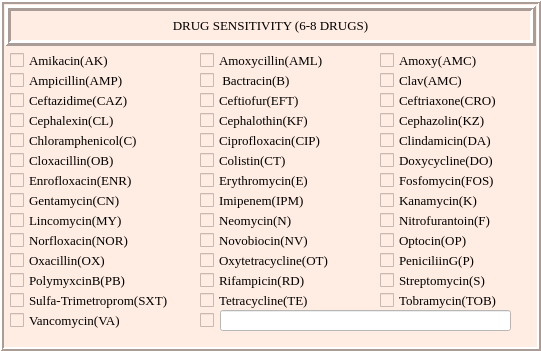
   <widget class="QFrame" name="drug_sensitivity_frame">
    <property name="geometry">
     <rect>
      <x>250</x>
      <y>0</y>
      <width>541</width>
      <height>351</height>
     </rect>
    </property>
    <property name="font">
     <font>
      <family>Times New Roman</family>
      <pointsize>10</pointsize>
     </font>
    </property>
    <property name="styleSheet">
     <string notr="true">background:rgb(255, 236, 226)</string>
    </property>
    <property name="frameShape">
     <enum>QFrame::Box</enum>
    </property>
    <property name="frameShadow">
     <enum>QFrame::Raised</enum>
    </property>
    <property name="lineWidth">
     <number>2</number>
    </property>
    <widget class="QLabel" name="drug_sensitivity_label">
     <property name="geometry">
      <rect>
       <x>5</x>
       <y>5</y>
       <width>531</width>
       <height>41</height>
      </rect>
     </property>
     <property name="font">
      <font>
       <family>Times New Roman</family>
       <pointsize>10</pointsize>
      </font>
     </property>
     <property name="frameShape">
      <enum>QFrame::Box</enum>
     </property>
     <property name="frameShadow">
      <enum>QFrame::Raised</enum>
     </property>
     <property name="lineWidth">
      <number>3</number>
     </property>
     <property name="text">
      <string>DRUG SENSITIVITY (6-8 DRUGS)</string>
     </property>
     <property name="alignment">
      <set>Qt::AlignCenter</set>
     </property>
    </widget>
    <widget class="QCheckBox" name="amikacin_AK_checkBox">
     <property name="geometry">
      <rect>
       <x>10</x>
       <y>50</y>
       <width>121</width>
       <height>21</height>
      </rect>
     </property>
     <property name="font">
      <font>
       <family>Times New Roman</family>
       <pointsize>10</pointsize>
      </font>
     </property>
     <property name="text">
      <string>Amikacin(AK)</string>
     </property>
    </widget>
    <widget class="QCheckBox" name="Amoxycillin_AML_checkBox">
     <property name="geometry">
      <rect>
       <x>200</x>
       <y>50</y>
       <width>131</width>
       <height>21</height>
      </rect>
     </property>
     <property name="font">
      <font>
       <family>Times New Roman</family>
       <pointsize>10</pointsize>
      </font>
     </property>
     <property name="text">
      <string>Amoxycillin(AML)</string>
     </property>
    </widget>
    <widget class="QCheckBox" name="Amoxy_AMC_checkBox">
     <property name="geometry">
      <rect>
       <x>380</x>
       <y>50</y>
       <width>141</width>
       <height>21</height>
      </rect>
     </property>
     <property name="font">
      <font>
       <family>Times New Roman</family>
       <pointsize>10</pointsize>
      </font>
     </property>
     <property name="text">
      <string>Amoxy(AMC)</string>
     </property>
    </widget>
    <widget class="QCheckBox" name="Ampicillin_AMP_checkBox">
     <property name="geometry">
      <rect>
       <x>10</x>
       <y>70</y>
       <width>121</width>
       <height>21</height>
      </rect>
     </property>
     <property name="font">
      <font>
       <family>Times New Roman</family>
       <pointsize>10</pointsize>
      </font>
     </property>
     <property name="text">
      <string>Ampicillin(AMP)</string>
     </property>
    </widget>
    <widget class="QCheckBox" name="Bactracin_B_checkBox">
     <property name="geometry">
      <rect>
       <x>200</x>
       <y>70</y>
       <width>111</width>
       <height>21</height>
      </rect>
     </property>
     <property name="font">
      <font>
       <family>Times New Roman</family>
       <pointsize>10</pointsize>
      </font>
     </property>
     <property name="text">
      <string> Bactracin(B)</string>
     </property>
    </widget>
    <widget class="QCheckBox" name="Clav_AMC_checkBox">
     <property name="geometry">
      <rect>
       <x>380</x>
       <y>70</y>
       <width>141</width>
       <height>21</height>
      </rect>
     </property>
     <property name="font">
      <font>
       <family>Times New Roman</family>
       <pointsize>10</pointsize>
      </font>
     </property>
     <property name="text">
      <string>Clav(AMC)</string>
     </property>
    </widget>
    <widget class="QCheckBox" name="Ceftazidime_CAZ_checkBox">
     <property name="geometry">
      <rect>
       <x>10</x>
       <y>90</y>
       <width>131</width>
       <height>21</height>
      </rect>
     </property>
     <property name="font">
      <font>
       <family>Times New Roman</family>
       <pointsize>10</pointsize>
      </font>
     </property>
     <property name="text">
      <string>Ceftazidime(CAZ)</string>
     </property>
    </widget>
    <widget class="QCheckBox" name="Ceftiofur_EFT_checkBox">
     <property name="geometry">
      <rect>
       <x>200</x>
       <y>90</y>
       <width>121</width>
       <height>21</height>
      </rect>
     </property>
     <property name="font">
      <font>
       <family>Times New Roman</family>
       <pointsize>10</pointsize>
      </font>
     </property>
     <property name="text">
      <string>Ceftiofur(EFT)</string>
     </property>
    </widget>
    <widget class="QCheckBox" name="Ceftriaxone_cro_checkBox">
     <property name="geometry">
      <rect>
       <x>380</x>
       <y>90</y>
       <width>151</width>
       <height>21</height>
      </rect>
     </property>
     <property name="font">
      <font>
       <family>Times New Roman</family>
       <pointsize>10</pointsize>
      </font>
     </property>
     <property name="text">
      <string>Ceftriaxone(CRO)</string>
     </property>
    </widget>
    <widget class="QCheckBox" name="Cephalexin_CL_checkBox">
     <property name="geometry">
      <rect>
       <x>10</x>
       <y>110</y>
       <width>121</width>
       <height>21</height>
      </rect>
     </property>
     <property name="font">
      <font>
       <family>Times New Roman</family>
       <pointsize>10</pointsize>
      </font>
     </property>
     <property name="text">
      <string>Cephalexin(CL)</string>
     </property>
    </widget>
    <widget class="QCheckBox" name="Cephalothin_KF_checkBox">
     <property name="geometry">
      <rect>
       <x>200</x>
       <y>110</y>
       <width>131</width>
       <height>21</height>
      </rect>
     </property>
     <property name="font">
      <font>
       <family>Times New Roman</family>
       <pointsize>10</pointsize>
      </font>
     </property>
     <property name="text">
      <string>Cephalothin(KF)</string>
     </property>
    </widget>
    <widget class="QCheckBox" name="Cephazolin_KZ_checkBox">
     <property name="geometry">
      <rect>
       <x>380</x>
       <y>110</y>
       <width>141</width>
       <height>21</height>
      </rect>
     </property>
     <property name="font">
      <font>
       <family>Times New Roman</family>
       <pointsize>10</pointsize>
      </font>
     </property>
     <property name="text">
      <string>Cephazolin(KZ)</string>
     </property>
    </widget>
    <widget class="QCheckBox" name="Chloramphenicol_C_checkBox">
     <property name="geometry">
      <rect>
       <x>10</x>
       <y>130</y>
       <width>151</width>
       <height>21</height>
      </rect>
     </property>
     <property name="font">
      <font>
       <family>Times New Roman</family>
       <pointsize>10</pointsize>
      </font>
     </property>
     <property name="text">
      <string>Chloramphenicol(C)</string>
     </property>
    </widget>
    <widget class="QCheckBox" name="Ciprofloxacin_CIP_checkBox">
     <property name="geometry">
      <rect>
       <x>200</x>
       <y>130</y>
       <width>131</width>
       <height>21</height>
      </rect>
     </property>
     <property name="font">
      <font>
       <family>Times New Roman</family>
       <pointsize>10</pointsize>
      </font>
     </property>
     <property name="text">
      <string>Ciprofloxacin(CIP)</string>
     </property>
    </widget>
    <widget class="QCheckBox" name="Clindamicin_DA_checkBox">
     <property name="geometry">
      <rect>
       <x>380</x>
       <y>130</y>
       <width>151</width>
       <height>21</height>
      </rect>
     </property>
     <property name="font">
      <font>
       <family>Times New Roman</family>
       <pointsize>10</pointsize>
      </font>
     </property>
     <property name="text">
      <string>Clindamicin(DA)</string>
     </property>
    </widget>
    <widget class="QCheckBox" name="Cloxacillin_OB_checkBox">
     <property name="geometry">
      <rect>
       <x>10</x>
       <y>150</y>
       <width>121</width>
       <height>21</height>
      </rect>
     </property>
     <property name="font">
      <font>
       <family>Times New Roman</family>
       <pointsize>10</pointsize>
      </font>
     </property>
     <property name="text">
      <string>Cloxacillin(OB)</string>
     </property>
    </widget>
    <widget class="QCheckBox" name="Colistin_CT_checkBox">
     <property name="geometry">
      <rect>
       <x>200</x>
       <y>150</y>
       <width>121</width>
       <height>21</height>
      </rect>
     </property>
     <property name="font">
      <font>
       <family>Times New Roman</family>
       <pointsize>10</pointsize>
      </font>
     </property>
     <property name="text">
      <string>Colistin(CT)</string>
     </property>
    </widget>
    <widget class="QCheckBox" name="Doxycycline_DO_checkBox">
     <property name="geometry">
      <rect>
       <x>380</x>
       <y>150</y>
       <width>151</width>
       <height>21</height>
      </rect>
     </property>
     <property name="font">
      <font>
       <family>Times New Roman</family>
       <pointsize>10</pointsize>
      </font>
     </property>
     <property name="text">
      <string>Doxycycline(DO)</string>
     </property>
    </widget>
    <widget class="QCheckBox" name="Enrofloxacin_ENR_checkBox">
     <property name="geometry">
      <rect>
       <x>10</x>
       <y>170</y>
       <width>131</width>
       <height>21</height>
      </rect>
     </property>
     <property name="font">
      <font>
       <family>Times New Roman</family>
       <pointsize>10</pointsize>
      </font>
     </property>
     <property name="text">
      <string>Enrofloxacin(ENR)</string>
     </property>
    </widget>
    <widget class="QCheckBox" name="Erythromycin_E_checkBox">
     <property name="geometry">
      <rect>
       <x>200</x>
       <y>170</y>
       <width>131</width>
       <height>21</height>
      </rect>
     </property>
     <property name="font">
      <font>
       <family>Times New Roman</family>
       <pointsize>10</pointsize>
      </font>
     </property>
     <property name="text">
      <string>Erythromycin(E)</string>
     </property>
    </widget>
    <widget class="QCheckBox" name="Fosfomycin_FOS_checkBox">
     <property name="geometry">
      <rect>
       <x>380</x>
       <y>170</y>
       <width>151</width>
       <height>21</height>
      </rect>
     </property>
     <property name="font">
      <font>
       <family>Times New Roman</family>
       <pointsize>10</pointsize>
      </font>
     </property>
     <property name="text">
      <string>Fosfomycin(FOS)</string>
     </property>
    </widget>
    <widget class="QCheckBox" name="Gentamycin_CN_checkBox">
     <property name="geometry">
      <rect>
       <x>10</x>
       <y>190</y>
       <width>131</width>
       <height>21</height>
      </rect>
     </property>
     <property name="font">
      <font>
       <family>Times New Roman</family>
       <pointsize>10</pointsize>
      </font>
     </property>
     <property name="text">
      <string>Gentamycin(CN)</string>
     </property>
    </widget>
    <widget class="QCheckBox" name="Imipenem_IPM_checkBox">
     <property name="geometry">
      <rect>
       <x>200</x>
       <y>190</y>
       <width>131</width>
       <height>21</height>
      </rect>
     </property>
     <property name="font">
      <font>
       <family>Times New Roman</family>
       <pointsize>10</pointsize>
      </font>
     </property>
     <property name="text">
      <string>Imipenem(IPM)</string>
     </property>
    </widget>
    <widget class="QCheckBox" name="Kanamycin_K_checkBox">
     <property name="geometry">
      <rect>
       <x>380</x>
       <y>190</y>
       <width>141</width>
       <height>21</height>
      </rect>
     </property>
     <property name="font">
      <font>
       <family>Times New Roman</family>
       <pointsize>10</pointsize>
      </font>
     </property>
     <property name="text">
      <string>Kanamycin(K)</string>
     </property>
    </widget>
    <widget class="QCheckBox" name="Lincomycin_MY_checkBox">
     <property name="geometry">
      <rect>
       <x>10</x>
       <y>210</y>
       <width>121</width>
       <height>21</height>
      </rect>
     </property>
     <property name="font">
      <font>
       <family>Times New Roman</family>
       <pointsize>10</pointsize>
      </font>
     </property>
     <property name="text">
      <string>Lincomycin(MY)</string>
     </property>
    </widget>
    <widget class="QCheckBox" name="Neomycin_N_checkBox">
     <property name="geometry">
      <rect>
       <x>200</x>
       <y>210</y>
       <width>121</width>
       <height>21</height>
      </rect>
     </property>
     <property name="font">
      <font>
       <family>Times New Roman</family>
       <pointsize>10</pointsize>
      </font>
     </property>
     <property name="text">
      <string>Neomycin(N)</string>
     </property>
    </widget>
    <widget class="QCheckBox" name="Nitrofurantoin_F_checkBox">
     <property name="geometry">
      <rect>
       <x>380</x>
       <y>210</y>
       <width>151</width>
       <height>21</height>
      </rect>
     </property>
     <property name="font">
      <font>
       <family>Times New Roman</family>
       <pointsize>10</pointsize>
      </font>
     </property>
     <property name="text">
      <string>Nitrofurantoin(F)</string>
     </property>
    </widget>
    <widget class="QCheckBox" name="Norfloxacin_NOR_checkBox">
     <property name="geometry">
      <rect>
       <x>10</x>
       <y>230</y>
       <width>131</width>
       <height>21</height>
      </rect>
     </property>
     <property name="font">
      <font>
       <family>Times New Roman</family>
       <pointsize>10</pointsize>
      </font>
     </property>
     <property name="text">
      <string>Norfloxacin(NOR)</string>
     </property>
    </widget>
    <widget class="QCheckBox" name="Novobiocin_NV_checkBox">
     <property name="geometry">
      <rect>
       <x>200</x>
       <y>230</y>
       <width>131</width>
       <height>21</height>
      </rect>
     </property>
     <property name="font">
      <font>
       <family>Times New Roman</family>
       <pointsize>10</pointsize>
      </font>
     </property>
     <property name="text">
      <string>Novobiocin(NV)</string>
     </property>
    </widget>
    <widget class="QCheckBox" name="Optocin_OP_checkBox">
     <property name="geometry">
      <rect>
       <x>380</x>
       <y>230</y>
       <width>121</width>
       <height>21</height>
      </rect>
     </property>
     <property name="font">
      <font>
       <family>Times New Roman</family>
       <pointsize>10</pointsize>
      </font>
     </property>
     <property name="text">
      <string>Optocin(OP)</string>
     </property>
    </widget>
    <widget class="QCheckBox" name="Oxacillin_OX_checkBox">
     <property name="geometry">
      <rect>
       <x>10</x>
       <y>250</y>
       <width>101</width>
       <height>21</height>
      </rect>
     </property>
     <property name="font">
      <font>
       <family>Times New Roman</family>
       <pointsize>10</pointsize>
      </font>
     </property>
     <property name="text">
      <string>Oxacillin(OX)</string>
     </property>
    </widget>
    <widget class="QCheckBox" name="Oxytetracycline_OT_checkBox">
     <property name="geometry">
      <rect>
       <x>200</x>
       <y>250</y>
       <width>141</width>
       <height>21</height>
      </rect>
     </property>
     <property name="font">
      <font>
       <family>Times New Roman</family>
       <pointsize>10</pointsize>
      </font>
     </property>
     <property name="text">
      <string>Oxytetracycline(OT)</string>
     </property>
    </widget>
    <widget class="QCheckBox" name="PeniciliinG_P_checkBox">
     <property name="geometry">
      <rect>
       <x>380</x>
       <y>250</y>
       <width>131</width>
       <height>21</height>
      </rect>
     </property>
     <property name="font">
      <font>
       <family>Times New Roman</family>
       <pointsize>10</pointsize>
      </font>
     </property>
     <property name="text">
      <string>PeniciliinG(P)</string>
     </property>
    </widget>
    <widget class="QCheckBox" name="PolymyxcinB_PB_checkBox">
     <property name="geometry">
      <rect>
       <x>10</x>
       <y>270</y>
       <width>121</width>
       <height>21</height>
      </rect>
     </property>
     <property name="font">
      <font>
       <family>Times New Roman</family>
       <pointsize>10</pointsize>
      </font>
     </property>
     <property name="text">
      <string>PolymyxcinB(PB)</string>
     </property>
    </widget>
    <widget class="QCheckBox" name="Rifampicin_RD_checkBox">
     <property name="geometry">
      <rect>
       <x>200</x>
       <y>270</y>
       <width>131</width>
       <height>21</height>
      </rect>
     </property>
     <property name="font">
      <font>
       <family>Times New Roman</family>
       <pointsize>10</pointsize>
      </font>
     </property>
     <property name="text">
      <string>Rifampicin(RD)</string>
     </property>
    </widget>
    <widget class="QCheckBox" name="Streptomycin_S_checkBox">
     <property name="geometry">
      <rect>
       <x>380</x>
       <y>270</y>
       <width>151</width>
       <height>21</height>
      </rect>
     </property>
     <property name="font">
      <font>
       <family>Times New Roman</family>
       <pointsize>10</pointsize>
      </font>
     </property>
     <property name="text">
      <string>Streptomycin(S)</string>
     </property>
    </widget>
    <widget class="QCheckBox" name="Sulfa_trimetroprom_STX_checkBox">
     <property name="geometry">
      <rect>
       <x>10</x>
       <y>290</y>
       <width>161</width>
       <height>21</height>
      </rect>
     </property>
     <property name="font">
      <font>
       <family>Times New Roman</family>
       <pointsize>10</pointsize>
      </font>
     </property>
     <property name="text">
      <string>Sulfa-Trimetroprom(SXT)</string>
     </property>
    </widget>
    <widget class="QCheckBox" name="Tetracycline_TE_checkBox">
     <property name="geometry">
      <rect>
       <x>200</x>
       <y>290</y>
       <width>121</width>
       <height>21</height>
      </rect>
     </property>
     <property name="font">
      <font>
       <family>Times New Roman</family>
       <pointsize>10</pointsize>
      </font>
     </property>
     <property name="text">
      <string>Tetracycline(TE)</string>
     </property>
    </widget>
    <widget class="QCheckBox" name="Tobramycin_TOB_checkBox">
     <property name="geometry">
      <rect>
       <x>380</x>
       <y>290</y>
       <width>141</width>
       <height>21</height>
      </rect>
     </property>
     <property name="font">
      <font>
       <family>Times New Roman</family>
       <pointsize>10</pointsize>
      </font>
     </property>
     <property name="text">
      <string>Tobramycin(TOB)</string>
     </property>
    </widget>
    <widget class="QCheckBox" name="Vancomycin_VA_checkBox">
     <property name="geometry">
      <rect>
       <x>10</x>
       <y>310</y>
       <width>121</width>
       <height>21</height>
      </rect>
     </property>
     <property name="font">
      <font>
       <family>Times New Roman</family>
       <pointsize>10</pointsize>
      </font>
     </property>
     <property name="text">
      <string>Vancomycin(VA)</string>
     </property>
    </widget>
    <widget class="QCheckBox" name="others_checkBox">
     <property name="geometry">
      <rect>
       <x>200</x>
       <y>310</y>
       <width>21</width>
       <height>21</height>
      </rect>
     </property>
     <property name="font">
      <font>
       <family>Times New Roman</family>
       <pointsize>10</pointsize>
      </font>
     </property>
     <property name="text">
      <string/>
     </property>
    </widget>
    <widget class="QLineEdit" name="others_lineEdit">
     <property name="geometry">
      <rect>
       <x>220</x>
       <y>310</y>
       <width>291</width>
       <height>21</height>
      </rect>
     </property>
     <property name="font">
      <font>
       <family>Times New Roman</family>
       <pointsize>10</pointsize>
      </font>
     </property>
     <property name="styleSheet">
      <string notr="true">background:rgb(255, 255, 255)</string>
     </property>
     <property name="alignment">
      <set>Qt::AlignCenter</set>
     </property>
    </widget>
   </widget>
